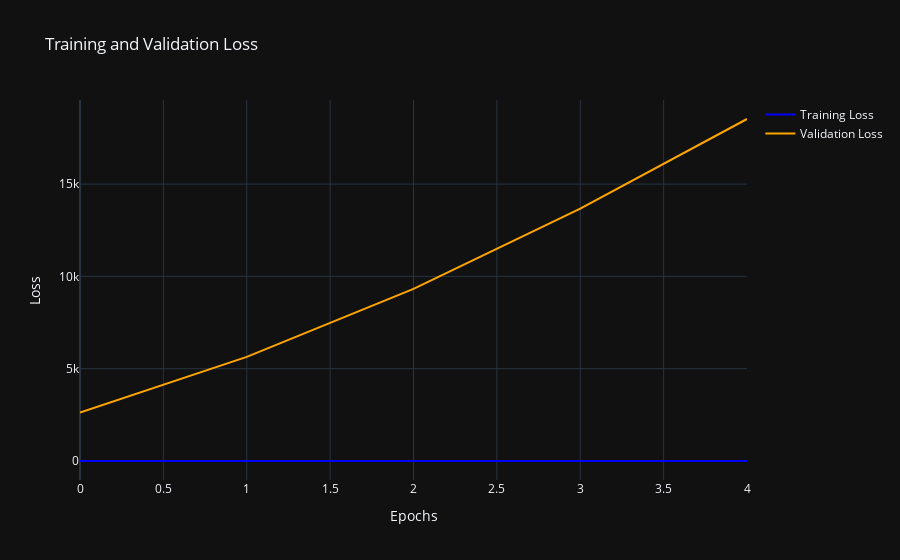
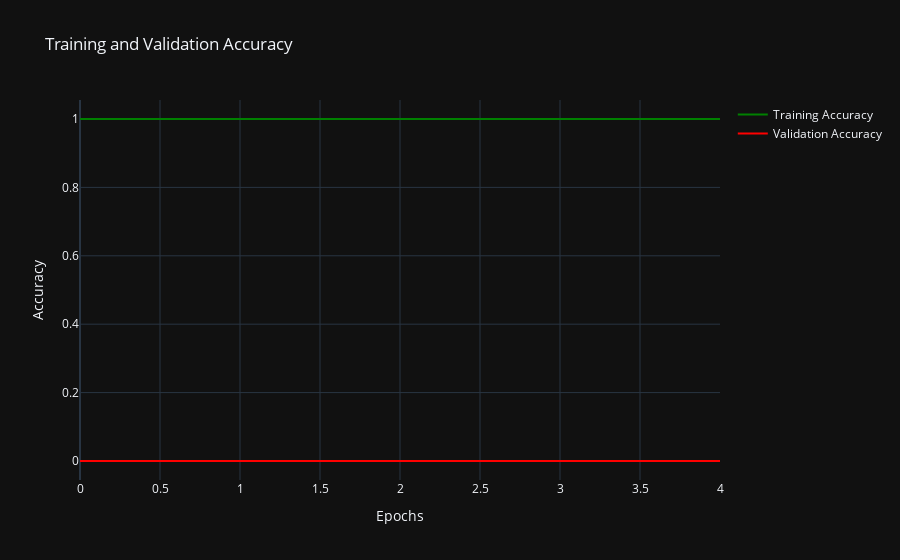

Notebook source saved alongside these figures, in order:
### Code cell
import plotly.graph_objects as go
import plotly.express as px



# Create a Plotly figure for loss
fig_loss = go.Figure()

fig_loss.add_trace(go.Scatter(x=history.epoch,
                             y=history.history['loss'],
                             mode='lines',
                             name='Training Loss',
                             line=dict(color='blue')))
fig_loss.add_trace(go.Scatter(x=history.epoch,
                             y=history.history['val_loss'],
                             mode='lines',
                             name='Validation Loss',
                             line=dict(color='orange')))

fig_loss.update_layout(title='Training and Validation Loss',
                      xaxis_title='Epochs',
                      yaxis_title='Loss',
                      template='plotly_dark')

# Create a Plotly figure for accuracy
fig_accuracy = go.Figure()

fig_accuracy.add_trace(go.Scatter(x=history.epoch,
                                 y=history.history['accuracy'],
                                 mode='lines',
                                 name='Training Accuracy',
                                 line=dict(color='green')))
fig_accuracy.add_trace(go.Scatter(x=history.epoch,
                                 y=history.history['val_accuracy'],
                                 mode='lines',
                                 name='Validation Accuracy',
                                 line=dict(color='red')))

fig_accuracy.update_layout(title='Training and Validation Accuracy',
                          xaxis_title='Epochs',
                          yaxis_title='Accuracy',
                          template='plotly_dark')

# Show the figures
fig_loss.show()
fig_accuracy.show()

### Figure 1 — Plotly figure (JSON) as saved in the notebook; plotly's stock layout.template omitted (floating-point values rounded to 4 significant figures)
{"data": [{"line": {"color": "blue"}, "mode": "lines", "name": "Training Loss", "type": "scatter", "x": [0, 1, 2, 3, 4], "y": [0.0007859, 0, 0, 0, 0]}, {"line": {"color": "orange"}, "mode": "lines", "name": "Validation Loss", "type": "scatter", "x": [0, 1, 2, 3, 4], "y": [2631.0, 5643.0, 9327.0, 13670.0, 18530.0]}], "layout": {"title": {"text": "Training and Validation Loss"}, "xaxis": {"title": {"text": "Epochs"}}, "yaxis": {"title": {"text": "Loss"}}}}

### Figure 2 — Plotly figure (JSON) as saved in the notebook; plotly's stock layout.template omitted (floating-point values rounded to 4 significant figures)
{"data": [{"line": {"color": "green"}, "mode": "lines", "name": "Training Accuracy", "type": "scatter", "x": [0, 1, 2, 3, 4], "y": [1, 1, 1, 1, 1]}, {"line": {"color": "red"}, "mode": "lines", "name": "Validation Accuracy", "type": "scatter", "x": [0, 1, 2, 3, 4], "y": [0, 0, 0, 0, 0]}], "layout": {"title": {"text": "Training and Validation Accuracy"}, "xaxis": {"title": {"text": "Epochs"}}, "yaxis": {"title": {"text": "Accuracy"}}}}
